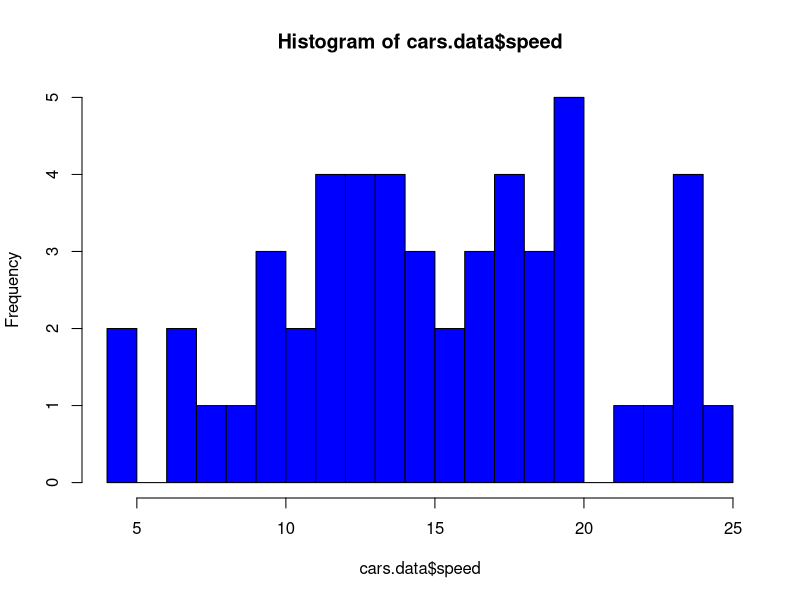
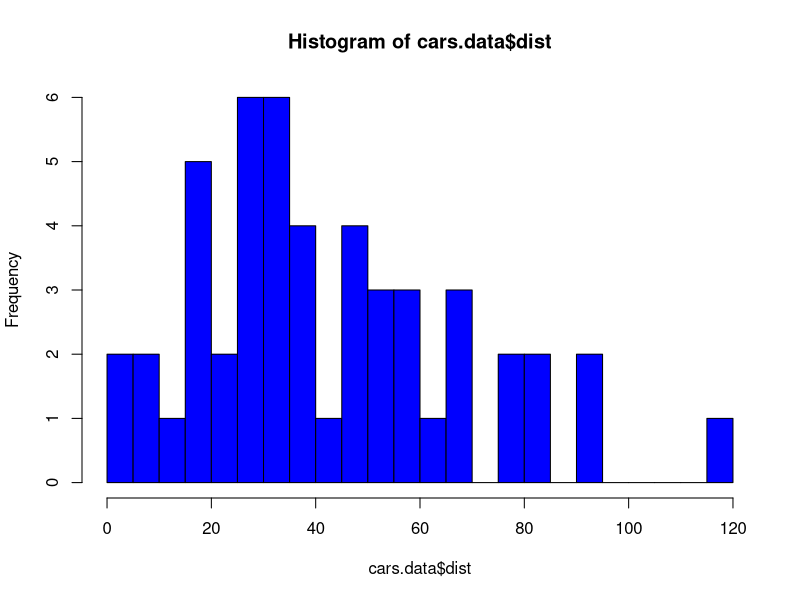
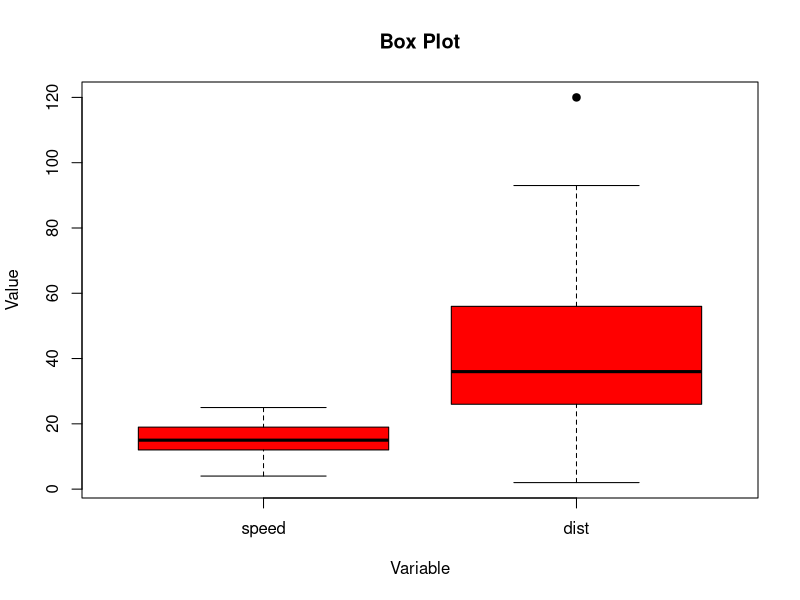
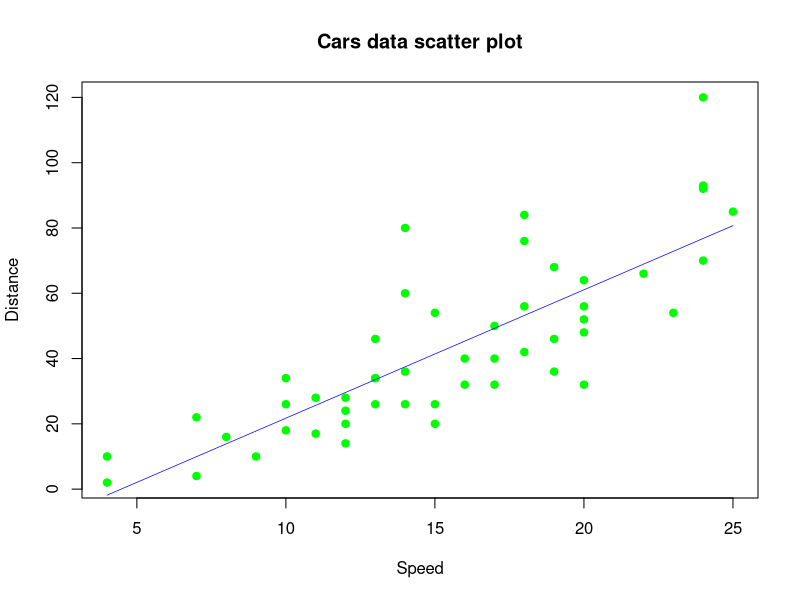

R code for these plots, in order:
## ---- chunk 1
knitr::opts_chunk$set(echo = TRUE)
## ---- chunk 2
cars.data <- cars
dim(cars.data)
## ---- chunk 3
str(cars.data)
## ---- chunk 4
hist(cars.data$speed, 20, col="blue")
## ---- chunk 5
hist(cars.data$dist, 20, col="blue")
## ---- chunk 6
boxplot(cars.data, main="Box Plot",
 xlab="Variable", ylab="Value", col = "red", pch=19)
## ---- chunk 7
plot(x=cars.data$speed,y=cars.data$dist, main="Cars data scatter plot", xlab = "Speed",
 ylab = "Distance", pch=19, col="green")
lin.mod <- lm(cars.data$dist~cars.data$speed)
pr.lm <- predict(lin.mod)
lines(pr.lm~cars.data$speed, col="blue", lwd=0.7)
